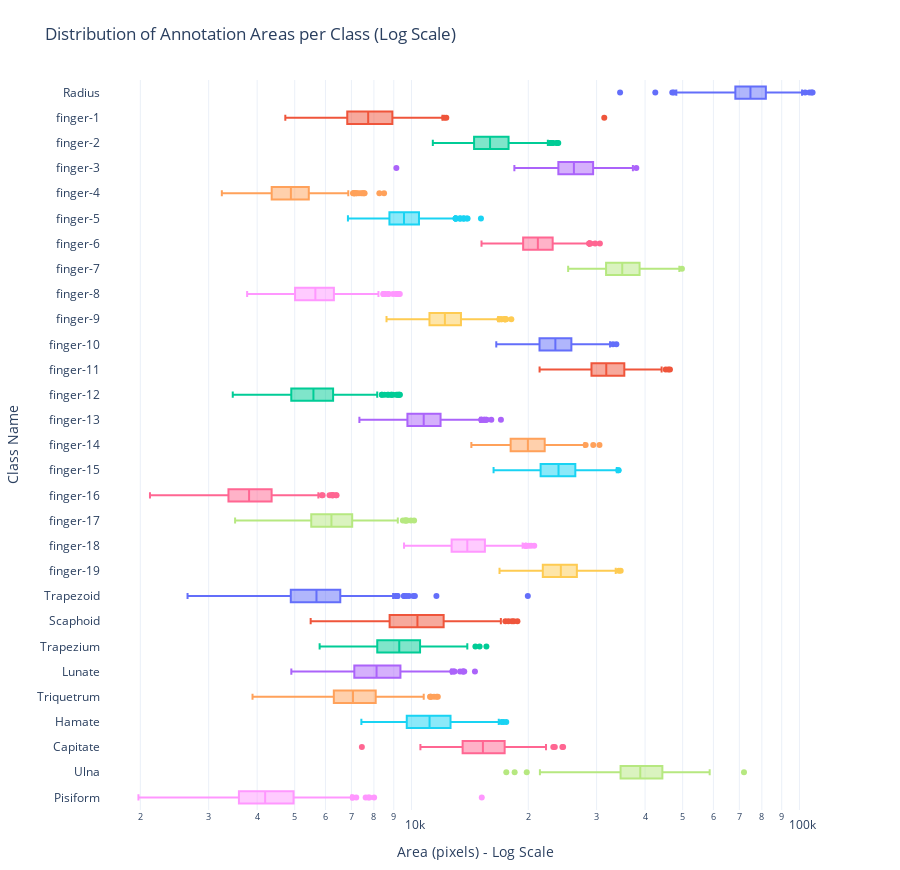

The notebook cell saved with this chart:
### Markdown cell above
# EDA

### Code cell
area_data = []

print("Calculating area for all annotations...")
for json_file in tqdm(jsons):
    json_path = os.path.join(LABEL_ROOT, json_file)
    
    with open(json_path, 'r') as f:
        data = json.load(f)
        
    annotations = data.get('annotations', [])
    for ann in annotations:
        label = ann.get('label')
        points = ann.get('points', [])
        
        if label and len(points) > 2:
            pts_array = np.array(points, dtype=np.int32)
            area = cv2.contourArea(pts_array)
            
            area_data.append({
                'label': label,
                'area': area
            })

df_area = pd.DataFrame(area_data)
annotation_order = df_area['label'].unique().tolist()

# Box Plot
fig = px.box(
    df_area, 
    x='area', 
    y='label', 
    color='label',          
    log_x=True,             
    points="outliers",      
    title="Distribution of Annotation Areas per Class (Log Scale)",
    template='plotly_white', 
    category_orders={'label': annotation_order} 
)

fig.update_layout(
    xaxis_title="Area (pixels) - Log Scale",
    yaxis_title="Class Name",
    showlegend=False,   
    height=max(600, 30 * len(annotation_order)), 
    margin=dict(l=50, r=50, t=80, b=50)
)

fig.update_traces(hovertemplate='<b>%{y}</b><br>Area: %{x}')
fig.show()

print("\nTop 5 Smallest Classes (Average Area)")
print(df_area.groupby('label')['area'].mean().sort_values().head(5))

print("\nTop 5 Largest Classes (Average Area)")
print(df_area.groupby('label')['area'].mean().sort_values().tail(5))

### Figure 1 — Plotly figure (JSON) as saved in the notebook; plotly's stock layout.template omitted (floating-point values rounded to 4 significant figures; data arrays with more than 128 entries replaced by an {"elided": "..."} marker saying what was removed)
{"data": [{"alignmentgroup": "True", "boxpoints": "outliers", "hovertemplate": "<b>%{y}</b><br>Area: %{x}", "legendgroup": "Radius", "marker": {"color": "#636efa"}, "name": "Radius", "notched": false, "offsetgroup": "Radius", "orientation": "h", "showlegend": true, "type": "box", "x": {"elided": "800 float values"}, "x0": " ", "xaxis": "x", "y": {"elided": "800 str values"}, "y0": " ", "yaxis": "y"}, {"alignmentgroup": "True", "boxpoints": "outliers", "hovertemplate": "<b>%{y}</b><br>Area: %{x}", "legendgroup": "finger-1", "marker": {"color": "#EF553B"}, "name": "finger-1", "notched": false, "offsetgroup": "finger-1", "orientation": "h", "showlegend": true, "type": "box", "x": {"elided": "800 float values"}, "x0": " ", "xaxis": "x", "y": {"elided": "800 str values"}, "y0": " ", "yaxis": "y"}, {"alignmentgroup": "True", "boxpoints": "outliers", "hovertemplate": "<b>%{y}</b><br>Area: %{x}", "legendgroup": "finger-2", "marker": {"color": "#00cc96"}, "name": "finger-2", "notched": false, "offsetgroup": "finger-2", "orientation": "h", "showlegend": true, "type": "box", "x": {"elided": "800 float values"}, "x0": " ", "xaxis": "x", "y": {"elided": "800 str values"}, "y0": " ", "yaxis": "y"}, {"alignmentgroup": "True", "boxpoints": "outliers", "hovertemplate": "<b>%{y}</b><br>Area: %{x}", "legendgroup": "finger-3", "marker": {"color": "#ab63fa"}, "name": "finger-3", "notched": false, "offsetgroup": "finger-3", "orientation": "h", "showlegend": true, "type": "box", "x": {"elided": "800 float values"}, "x0": " ", "xaxis": "x", "y": {"elided": "800 str values"}, "y0": " ", "yaxis": "y"}, {"alignmentgroup": "True", "boxpoints": "outliers", "hovertemplate": "<b>%{y}</b><br>Area: %{x}", "legendgroup": "finger-4", "marker": {"color": "#FFA15A"}, "name": "finger-4", "notched": false, "offsetgroup": "finger-4", "orientation": "h", "showlegend": true, "type": "box", "x": {"elided": "800 float values"}, "x0": " ", "xaxis": "x", "y": {"elided": "800 str values"}, "y0": " ", "yaxis": "y"}, {"alignmentgroup": "True", "boxpoints": "outliers", "hovertemplate": "<b>%{y}</b><br>Area: %{x}", "legendgroup": "finger-5", "marker": {"color": "#19d3f3"}, "name": "finger-5", "notched": false, "offsetgroup": "finger-5", "orientation": "h", "showlegend": true, "type": "box", "x": {"elided": "800 float values"}, "x0": " ", "xaxis": "x", "y": {"elided": "800 str values"}, "y0": " ", "yaxis": "y"}, {"alignmentgroup": "True", "boxpoints": "outliers", "hovertemplate": "<b>%{y}</b><br>Area: %{x}", "legendgroup": "finger-6", "marker": {"color": "#FF6692"}, "name": "finger-6", "notched": false, "offsetgroup": "finger-6", "orientation": "h", "showlegend": true, "type": "box", "x": {"elided": "800 float values"}, "x0": " ", "xaxis": "x", "y": {"elided": "800 str values"}, "y0": " ", "yaxis": "y"}, {"alignmentgroup": "True", "boxpoints": "outliers", "hovertemplate": "<b>%{y}</b><br>Area: %{x}", "legendgroup": "finger-7", "marker": {"color": "#B6E880"}, "name": "finger-7", "notched": false, "offsetgroup": "finger-7", "orientation": "h", "showlegend": true, "type": "box", "x": {"elided": "800 float values"}, "x0": " ", "xaxis": "x", "y": {"elided": "800 str values"}, "y0": " ", "yaxis": "y"}, {"alignmentgroup": "True", "boxpoints": "outliers", "hovertemplate": "<b>%{y}</b><br>Area: %{x}", "legendgroup": "finger-8", "marker": {"color": "#FF97FF"}, "name": "finger-8", "notched": false, "offsetgroup": "finger-8", "orientation": "h", "showlegend": true, "type": "box", "x": {"elided": "800 float values"}, "x0": " ", "xaxis": "x", "y": {"elided": "800 str values"}, "y0": " ", "yaxis": "y"}, {"alignmentgroup": "True", "boxpoints": "outliers", "hovertemplate": "<b>%{y}</b><br>Area: %{x}", "legendgroup": "finger-9", "marker": {"color": "#FECB52"}, "name": "finger-9", "notched": false, "offsetgroup": "finger-9", "orientation": "h", "showlegend": true, "type": "box", "x": {"elided": "800 float values"}, "x0": " ", "xaxis": "x", "y": {"elided": "800 str values"}, "y0": " ", "yaxis": "y"}, {"alignmentgroup": "True", "boxpoints": "outliers", "hovertemplate": "<b>%{y}</b><br>Area: %{x}", "legendgroup": "finger-10", "marker": {"color": "#636efa"}, "name": "finger-10", "notched": false, "offsetgroup": "finger-10", "orientation": "h", "showlegend": true, "type": "box", "x": {"elided": "800 float values"}, "x0": " ", "xaxis": "x", "y": {"elided": "800 str values"}, "y0": " ", "yaxis": "y"}, {"alignmentgroup": "True", "boxpoints": "outliers", "hovertemplate": "<b>%{y}</b><br>Area: %{x}", "legendgroup": "finger-11", "marker": {"color": "#EF553B"}, "name": "finger-11", "notched": false, "offsetgroup": "finger-11", "orientation": "h", "showlegend": true, "type": "box", "x": {"elided": "800 float values"}, "x0": " ", "xaxis": "x", "y": {"elided": "800 str values"}, "y0": " ", "yaxis": "y"}, {"alignmentgroup": "True", "boxpoints": "outliers", "hovertemplate": "<b>%{y}</b><br>Area: %{x}", "legendgroup": "finger-12", "marker": {"color": "#00cc96"}, "name": "finger-12", "notched": false, "offsetgroup": "finger-12", "orientation": "h", "showlegend": true, "type": "box", "x": {"elided": "800 float values"}, "x0": " ", "xaxis": "x", "y": {"elided": "800 str values"}, "y0": " ", "yaxis": "y"}, {"alignmentgroup": "True", "boxpoints": "outliers", "hovertemplate": "<b>%{y}</b><br>Area: %{x}", "legendgroup": "finger-13", "marker": {"color": "#ab63fa"}, "name": "finger-13", "notched": false, "offsetgroup": "finger-13", "orientation": "h", "showlegend": true, "type": "box", "x": {"elided": "800 float values"}, "x0": " ", "xaxis": "x", "y": {"elided": "800 str values"}, "y0": " ", "yaxis": "y"}, {"alignmentgroup": "True", "boxpoints": "outliers", "hovertemplate": "<b>%{y}</b><br>Area: %{x}", "legendgroup": "finger-14", "marker": {"color": "#FFA15A"}, "name": "finger-14", "notched": false, "offsetgroup": "finger-14", "orientation": "h", "showlegend": true, "type": "box", "x": {"elided": "800 float values"}, "x0": " ", "xaxis": "x", "y": {"elided": "800 str values"}, "y0": " ", "yaxis": "y"}, {"alignmentgroup": "True", "boxpoints": "outliers", "hovertemplate": "<b>%{y}</b><br>Area: %{x}", "legendgroup": "finger-15", "marker": {"color": "#19d3f3"}, "name": "finger-15", "notched": false, "offsetgroup": "finger-15", "orientation": "h", "showlegend": true, "type": "box", "x": {"elided": "800 float values"}, "x0": " ", "xaxis": "x", "y": {"elided": "800 str values"}, "y0": " ", "yaxis": "y"}, {"alignmentgroup": "True", "boxpoints": "outliers", "hovertemplate": "<b>%{y}</b><br>Area: %{x}", "legendgroup": "finger-16", "marker": {"color": "#FF6692"}, "name": "finger-16", "notched": false, "offsetgroup": "finger-16", "orientation": "h", "showlegend": true, "type": "box", "x": {"elided": "800 float values"}, "x0": " ", "xaxis": "x", "y": {"elided": "800 str values"}, "y0": " ", "yaxis": "y"}, {"alignmentgroup": "True", "boxpoints": "outliers", "hovertemplate": "<b>%{y}</b><br>Area: %{x}", "legendgroup": "finger-17", "marker": {"color": "#B6E880"}, "name": "finger-17", "notched": false, "offsetgroup": "finger-17", "orientation": "h", "showlegend": true, "type": "box", "x": {"elided": "800 float values"}, "x0": " ", "xaxis": "x", "y": {"elided": "800 str values"}, "y0": " ", "yaxis": "y"}, {"alignmentgroup": "True", "boxpoints": "outliers", "hovertemplate": "<b>%{y}</b><br>Area: %{x}", "legendgroup": "finger-18", "marker": {"color": "#FF97FF"}, "name": "finger-18", "notched": false, "offsetgroup": "finger-18", "orientation": "h", "showlegend": true, "type": "box", "x": {"elided": "800 float values"}, "x0": " ", "xaxis": "x", "y": {"elided": "800 str values"}, "y0": " ", "yaxis": "y"}, {"alignmentgroup": "True", "boxpoints": "outliers", "hovertemplate": "<b>%{y}</b><br>Area: %{x}", "legendgroup": "finger-19", "marker": {"color": "#FECB52"}, "name": "finger-19", "notched": false, "offsetgroup": "finger-19", "orientation": "h", "showlegend": true, "type": "box", "x": {"elided": "800 float values"}, "x0": " ", "xaxis": "x", "y": {"elided": "800 str values"}, "y0": " ", "yaxis": "y"}, {"alignmentgroup": "True", "boxpoints": "outliers", "hovertemplate": "<b>%{y}</b><br>Area: %{x}", "legendgroup": "Trapezoid", "marker": {"color": "#636efa"}, "name": "Trapezoid", "notched": false, "offsetgroup": "Trapezoid", "orientation": "h", "showlegend": true, "type": "box", "x": {"elided": "800 float values"}, "x0": " ", "xaxis": "x", "y": {"elided": "800 str values"}, "y0": " ", "yaxis": "y"}, {"alignmentgroup": "True", "boxpoints": "outliers", "hovertemplate": "<b>%{y}</b><br>Area: %{x}", "legendgroup": "Scaphoid", "marker": {"color": "#EF553B"}, "name": "Scaphoid", "notched": false, "offsetgroup": "Scaphoid", "orientation": "h", "showlegend": true, "type": "box", "x": {"elided": "800 float values"}, "x0": " ", "xaxis": "x", "y": {"elided": "800 str values"}, "y0": " ", "yaxis": "y"}, {"alignmentgroup": "True", "boxpoints": "outliers", "hovertemplate": "<b>%{y}</b><br>Area: %{x}", "legendgroup": "Trapezium", "marker": {"color": "#00cc96"}, "name": "Trapezium", "notched": false, "offsetgroup": "Trapezium", "orientation": "h", "showlegend": true, "type": "box", "x": {"elided": "800 float values"}, "x0": " ", "xaxis": "x", "y": {"elided": "800 str values"}, "y0": " ", "yaxis": "y"}, {"alignmentgroup": "True", "boxpoints": "outliers", "hovertemplate": "<b>%{y}</b><br>Area: %{x}", "legendgroup": "Lunate", "marker": {"color": "#ab63fa"}, "name": "Lunate", "notched": false, "offsetgroup": "Lunate", "orientation": "h", "showlegend": true, "type": "box", "x": {"elided": "800 float values"}, "x0": " ", "xaxis": "x", "y": {"elided": "800 str values"}, "y0": " ", "yaxis": "y"}, {"alignmentgroup": "True", "boxpoints": "outliers", "hovertemplate": "<b>%{y}</b><br>Area: %{x}", "legendgroup": "Triquetrum", "marker": {"color": "#FFA15A"}, "name": "Triquetrum", "notched": false, "offsetgroup": "Triquetrum", "orientation": "h", "showlegend": true, "type": "box", "x": {"elided": "800 float values"}, "x0": " ", "xaxis": "x", "y": {"elided": "800 str values"}, "y0": " ", "yaxis": "y"}, {"alignmentgroup": "True", "boxpoints": "outliers", "hovertemplate": "<b>%{y}</b><br>Area: %{x}", "legendgroup": "Hamate", "marker": {"color": "#19d3f3"}, "name": "Hamate", "notched": false, "offsetgroup": "Hamate", "orientation": "h", "showlegend": true, "type": "box", "x": {"elided": "800 float values"}, "x0": " ", "xaxis": "x", "y": {"elided": "800 str values"}, "y0": " ", "yaxis": "y"}, {"alignmentgroup": "True", "boxpoints": "outliers", "hovertemplate": "<b>%{y}</b><br>Area: %{x}", "legendgroup": "Capitate", "marker": {"color": "#FF6692"}, "name": "Capitate", "notched": false, "offsetgroup": "Capitate", "orientation": "h", "showlegend": true, "type": "box", "x": {"elided": "800 float values"}, "x0": " ", "xaxis": "x", "y": {"elided": "800 str values"}, "y0": " ", "yaxis": "y"}, {"alignmentgroup": "True", "boxpoints": "outliers", "hovertemplate": "<b>%{y}</b><br>Area: %{x}", "legendgroup": "Ulna", "marker": {"color": "#B6E880"}, "name": "Ulna", "notched": false, "offsetgroup": "Ulna", "orientation": "h", "showlegend": true, "type": "box", "x": {"elided": "800 float values"}, "x0": " ", "xaxis": "x", "y": {"elided": "800 str values"}, "y0": " ", "yaxis": "y"}, {"alignmentgroup": "True", "boxpoints": "outliers", "hovertemplate": "<b>%{y}</b><br>Area: %{x}", "legendgroup": "Pisiform", "marker": {"color": "#FF97FF"}, "name": "Pisiform", "notched": false, "offsetgroup": "Pisiform", "orientation": "h", "showlegend": true, "type": "box", "x": {"elided": "800 float values"}, "x0": " ", "xaxis": "x", "y": {"elided": "800 str values"}, "y0": " ", "yaxis": "y"}], "layout": {"boxmode": "overlay", "height": 870, "legend": {"title": {"text": "label"}, "tracegroupgap": 0}, "margin": {"b": 50, "l": 50, "r": 50, "t": 80}, "showlegend": false, "title": {"text": "Distribution of Annotation Areas per Class (Log Scale)"}, "xaxis": {"anchor": "y", "domain": [0, 1], "title": {"text": "Area (pixels) - Log Scale"}, "type": "log"}, "yaxis": {"anchor": "x", "categoryarray": ["Pisiform", "Ulna", "Capitate", "Hamate", "Triquetrum", "Lunate", "Trapezium", "Scaphoid", "Trapezoid", "finger-19", "finger-18", "finger-17", "finger-16", "finger-15", "finger-14", "finger-13", "finger-12", "finger-11", "finger-10", "finger-9", "finger-8", "finger-7", "finger-6", "finger-5", "finger-4", "finger-3", "finger-2", "finger-1", "Radius"], "categoryorder": "array", "domain": [0, 1], "title": {"text": "Class Name"}}}}
